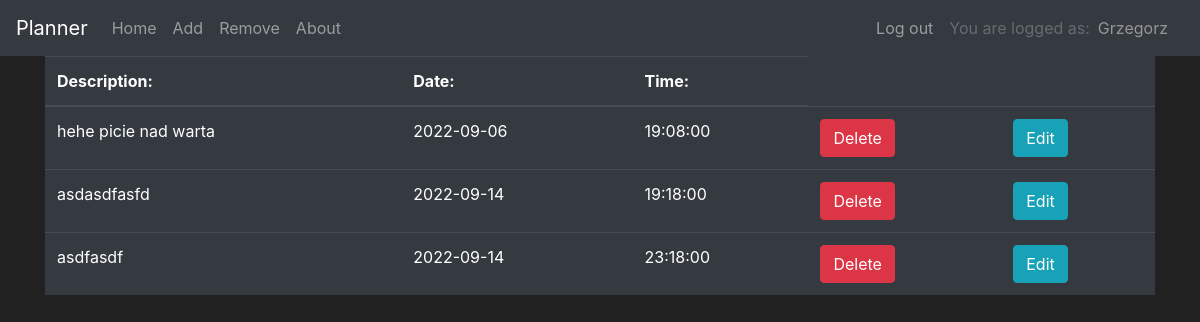
The app's page / (signed in) with its own data.
### pro/models.py (models this page shows, shortened)
class User(db.Model, UserMixin):
    id = db.Column(db.Integer(), primary_key=True)
    user_name = db.Column(db.String(length=30), nullable=False, unique=True)
    email_address = db.Column(db.String(length=60),
                              nullable=False, unique=True)
    password_hash = db.Column(db.String(length=100), nullable=False)
    events = db.relationship('Event', backref=' creator', lazy=True)
    @property
    def password(self):
        return self.password

class Event(db.Model):
    event_id = db.Column(db.Integer(), primary_key=True)
    event_name = db.Column(db.String(length=200), nullable=False)
    event_date = db.Column(db.Date(), nullable=False)
    event_time = db.Column(db.Time(), nullable=False)
    event_creator_id = db.Column(db.Integer(), db.ForeignKey('user.id'))

### pro/routes.py (the view, shortened to what this page needs)
@app.route('/', methods=['GET', 'POST'])
def home_page():
    form = EventForm()
    delete_item = DeleteEventForm()
    edit_event_form = EditEventForm()
    edit_form = EditForm()
    if current_user.is_authenticated:
        events = Event.query.filter(Event.event_creator_id==current_user.id).order_by(Event.event_date.asc())
        events.order_by(Event.event_date.asc())
        if delete_item.validate_on_submit():
            to_delete = request.form.get('to_delete')
            Event.query.filter_by(event_id = to_delete).delete()
            db.session.commit()
        return render_template('home.html', form=form, events=events, delete_item = delete_item, edit_event_form = edit_event_form, edit_form = edit_form)
    else:
        return render_template('home.html', form=form,delete_item = delete_item, edit_event_form = edit_event_form, edit_form = edit_form)

### pro/forms.py
class EventForm(FlaskForm):
    date = DateField(label='Date', validators=[DataRequired()])
    time = TimeField(label='Time', validators=[DataRequired()])
    name = TextAreaField(label='Description', validators=[
                         Length(min=2, max=300), DataRequired()])
    submit = SubmitField(label='Add')

class DeleteEventForm(FlaskForm):
    delete = SubmitField(label='Delete')

### pro/models.py (called while the page is built)
@login_manager.user_loader
def load_user(user_id):
    return User.query.get(int(user_id))

### pro/templates/home.html (shortened to what this page needs)
{% extends 'base.html' %}
{% block content %}
<table class="table table-hover table-dark">
    <thead>
        <tr>
            <th> Description: </th>
            <th> Date: </th>
            <th> Time: </th>
        </tr>
    </thead>
    <tbody>
        {% for event in events %}
            <tr>
                <td> {{event.event_name}}</td>
                <td> {{event.event_date}}</td>
                <td> {{event.event_time}}</td>
                <form method="POST">
                <td>
                        {{delete_item.delete(class="btn btn-danger")}}
                </td>
                </form>
                <td>
                    <button class="btn btn-outline btn-info" data-toggle="modal" data-target="#Modal-Edit-{{ event.event_id }}">Edit</button>
                </td>
            </tr>
        {% endfor %}
    </tbody>
</table>
{% endblock %}

### pro/templates/base.html (shortened to what this page needs)
<!doctype html>
<html lang="en">
  <head>
    <link rel="stylesheet" href="https://cdn.jsdelivr.net/npm/bootstrap@4.3.1/dist/css/bootstrap.min.css">
  </head>
  <body>
    <nav class="navbar navbar-expand-lg navbar-dark bg-dark">
        <a class="navbar-brand" href="#">Planner</a>
        <div class="collapse navbar-collapse" id="navbarNav">
          <ul class="navbar-nav mr-auto">
            {% if current_user.is_authenticated %}
            <li class="nav-item ">
              <a class="nav-link" href="{{ url_for('home_page') }}">Home</a>
            </li>
            <li class="nav-item">
              <a class="nav-link" data-toggle="modal" href="#" data-target="#Modal-Add">Add</a>
            </li>
            <li class="nav-item">
              <a class="nav-link" href="#">Remove</a>
            </li>
            <li class="nav-item">
              <a class="nav-link" href="#">About</a>
            </li>
          </ul>
          <ul class="navbar-nav">
            <li class="nav-item">
              <a class="nav-link" href="{{ url_for('logout_page') }}">Log out</a>
            </li>
            <li class="nav-item d-flex mr-3 ">
              <a class="nav-link disabled">You are logged as: </a><a class="mt-2" id="user_profile_button" href=""> {{ current_user.user_name }}</a>
            </li>
          </ul>
            {% endif %}
        </div>
    </nav>
    <div class="container">
    {% block content %}
    {% endblock %}
    </div>
  </body>
</html>

### pro/templates/base.html (style rules this page uses)
body { background-color: #212121; color: white; }
#user_profile_button { text-decoration: none; color: rgb(150, 150, 150); transition-duration: 0.2s; }

### records on screen
User: user_name "Grzegorz"
Event: event_name "hehe picie nad warta", event_date "2022-09-06", event_time "19:08:00"
Event: event_name "asdasdfasfd", event_date "2022-09-14", event_time "19:18:00"
Event: event_name "asdfasdf", event_date "2022-09-14", event_time "23:18:00"
